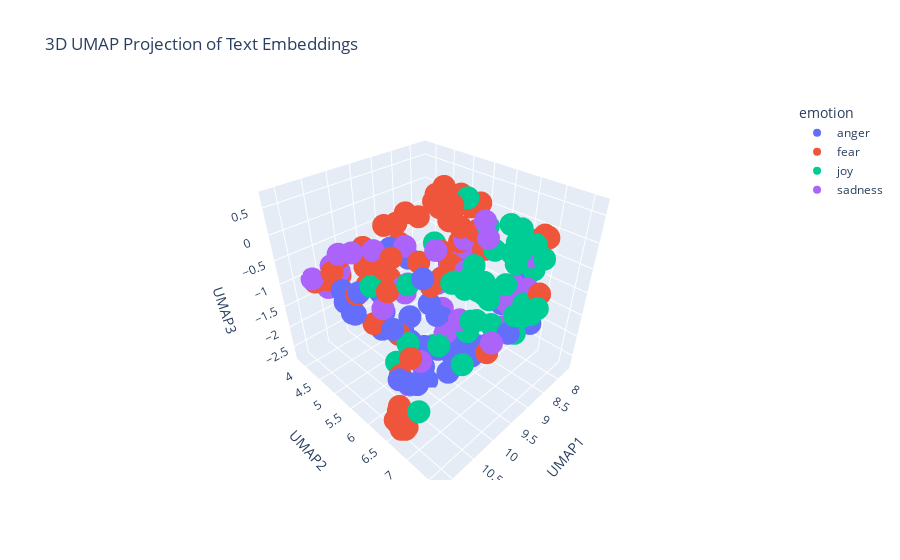

Notebook code cell kept with this figure:
### Code cell
# Concatenate the training and test data
combined_df = pd.concat([train_df_new, test_df_new], ignore_index=True)

# Prepare the embeddings for UMAP
# Convert the list of embeddings into a 2D numpy array
X_embeddings = np.array(combined_df['embeddings_values'].tolist())

# Apply UMAP for dimensionality reduction
reducer = umap.UMAP(n_components=3, metric='cosine', random_state=28) 
embedding_3d = reducer.fit_transform(X_embeddings)

# Create a DataFrame for plotting
df_plot = pd.DataFrame(embedding_3d, columns=['UMAP1', 'UMAP2', 'UMAP3'])
df_plot['emotion'] = combined_df['emotion']
df_plot['intensity'] = combined_df['intensity']
df_plot['text'] = combined_df['text']


# Visualize the embeddings with Plotly
fig = px.scatter_3d(
    df_plot,
    x='UMAP1',
    y='UMAP2',
    z='UMAP3',
    color='emotion',  # Color points by the 'emotion' column
    hover_data=['text', 'intensity'],  # Show text and intensity on hover
    title='3D UMAP Projection of Text Embeddings'
)

fig.show()

### Figure 1 — Plotly figure (JSON) as saved in the notebook; plotly's stock layout.template omitted (floating-point values rounded to 4 significant figures)
{"data": [{"customdata": [["@bismahmalik .....Seems like a fight ready to rage on.....", 0.438], ["@billburr DirectTV is the best. Apparently you just sit in silent anger. 'Don't press or say anything'", 0.417], ["That's really it for my madden career that game sucks , ea sports does a piss poor job every year on that shit", 0.867], ["You complain all the time and then wonder why people never want to see you. You acc rile me up. Stfuuu!!!!", 0.708], ["When a grown adult doesn't drink or has never drank before I just assume they were raised around a raging alcoholic and they want no parts.", 0.333], ["Standard Candice starting the show with a pout #startasyoumeantogoon #GBBO", 0.33], ["if we let that in id be fuming poor keeping", 0.562], ["The best #revenge is to move on, get over it, and continue to #succeed. Never give someone the #satisfaction of watching you #suffer....!!!", 0.438], ["Said it before and I'll say it now: America is really fortunate that black people only want equality and not revenge.", 0.562], ["@JOjojosiejay or in my case a raging moody cow lol why i buy moody cow socks lol", 0.389], ["Have wee pop socks on and they KEEP FALLING OFF INSIDE MY SHOES ", 0.562], ["@GreyTheTick But even if I jumped through that hoop, it just takes one irate netizen to decide me playing by 'the rules' isn't enough.", 0.375], ["@tmz @HarveyLevinTMZ   Hell hath no fury like a women scorned.    It's the affair.  Not the parenting", 0.667], ["If I spend more than £10 in shimmy on £1 drinks I'll be raging, but we all know it's gonna happen", 0.5], ["Who got madden 17 or 2k17 ps4 add TrackdawgT lets run it", 0.312], ["@DanRather What King says doesn't matter. The fact he came w/ psycho Don is by far more of an affront.", 0.562], ["@RealPaulWalker R.I.P Paul, furious 8 can't wait", 0.254], ["After becoming boiling hot, after slowly melting, my heart is frozen.", 0.438], ["Because it was a perfect illusion, but at least now I know what it was. #angry #ladygaga #iscalming#mysoul", 0.556], ["@iStoleFreeHugs @stephlaris lol I'm happy with my negative, realistic ass self. Sorry to offend you", 0.438], ["srry my feelings offend u 🤗", 0.354], ["Houston might lose a coach tomorrow or by midnight. #yikes ?", 0.312], ["you are an angry glass of vodka", 0.375], ["@NM_NickNocturne Incentivise people to roam the Internet being morally offended, as if they didn't do it enough already.", 0.542], ["@NeoFundie @fitchest Ha. Right. I'm from San Jose, CA, and I was offended right there with you. Dave, go on a walk or something next time.", 0.831], ["As usual disappointing #offense by @HoustonTexans ...#Texans", 0.458], ["@gerfingerpoken #rage?? The #CrookedCourt said #rage MANY times to explain away the brutal killings of #Petits by #Hayes &amp; #Komisarjevsky", 0.667], ["I offend u", 0.417], ["I'm not used to pretty girls that use curse words to express their anger. I just feel like I'm a little bit surprised and turned off as well", 0.542], ["@luxbet Did you even give out any pizzas ? Serious fail #hungry #furious #hangry", 0.447], ["I blame the whole season on Natalie! The season would have been so different had she not turned her back on her alliance! #pissed ", 0.792], ["@snowangel415 @cjwalters66 Maybe also being attacked by Tom's rabid fans to whom he &amp; his clothes were always perfect also put me off him...", 0.646], ["Well @AprilDRyan Trump's rabid base needs 2 hear this &amp; U can always find an overseer like King to say it.\\n@JoyAnnReid @SMShow @frangeladuo", 0.458], ["@SkyNews when the East wind blue in summer in Durban, S Africa, we still surfed and got #stung badly! Must be carefull-A #sting can harm you", 0.562], ["@Docjp they unleashing God's wrath just as Cain did", 0.417], ["@ggreenwald Smh, remove ideologically bankrupt and opportunistic establishment now. They're burning all bridges and social contracts. ", 0.521], ["when you find out the initiative isn't even a thing 😧 ", 0.312], ["Unbelievable takes 10 minutes to get through to @BarclaysUK then there's a fault and the call hangs up #fuming #treatcustomersfairly", 0.792], ["Sometimes I get mad over something so minuscule I try to ruin somebodies life not like lose your job like get you into federal prison ", 0.708], ["@CozanGaming that's what lisa asked before she started raging at me, 'can I call you?' heh", 0.5], ["Is it me, or is Ding wearing the look of a man who's just found his arch enemy in bed with his missus? #angryman #scowl", 0.5], ["Eat my ass' is no longer an insult", 0.438], ["@gayla_weeks1 I try not to let my anger seep into reviews, but I resent having my time wasted on books like that. Time is precious.", 0.625], ["@huwellwell One chosen by the CLP members! MP seats are not for people to dole out to their mates, we elect candidates. #fuming", 0.682], ["I think @Sam_Canaday &amp; @KYLEJDOWSON must actually have to be working like me &amp; @dowson_brady because I havent got any snap chat videos today", 0.25], ["Having a baby born too soon is #lifechanging 6 years on and it feels like only yesterday #sad #happy #angry #emotionalrollercoaster", 0.375], ["S/O to the girl that just hit my car...not only did she get lucky w/ no scratch but also from being spared the wrath of sleep deprived Kait🙃", 0.542], ["@Yoshi_OnoChin can you please not have Canadian players play US players, that lag  is atrocious. #fixthisgame #trash #sfvrefund ", 0.646]], "hovertemplate": "emotion=anger<br>UMAP1=%{x}<br>UMAP2=%{y}<br>UMAP3=%{z}<br>text=%{customdata[0]}<br>intensity=%{customdata[1]}<extra></extra>", "legendgroup": "anger", "marker": {"color": "#636efa", "symbol": "circle"}, "mode": "markers", "name": "anger", "scene": "scene", "showlegend": true, "type": "scatter3d", "x": [10.67, 9.737, 10.34, 9.101, 8.284, 9.255, 9.624, 9.189, 9.894, 9.494, 9.209, 9.529, 9.842, 8.094, 10.47, 10.19, 8.084, 7.977, 9.21, 9.007, 8.582, 10.53, 8.943, 9.51, 8.945, 10.57, 9.817, 8.812, 9.048, 9.687, 9.937, 9.747, 10.19, 10.56, 10.48, 10.49, 9.668, 9.508, 9.289, 9.691, 10.08, 9.082, 9.424, 9.711, 10.12, 7.962, 8.348, 10.37], "y": [6.556, 5.232, 4.568, 5.896, 6.437, 7.296, 5.316, 5.737, 6.039, 6.692, 4.862, 5.748, 5.846, 4.94, 4.677, 6.005, 6.832, 5.371, 5.585, 6.377, 6.512, 5.053, 5.817, 5.919, 6.494, 4.586, 5.874, 6.341, 5.975, 4.606, 4.834, 6.444, 6.088, 5.939, 6.196, 5.942, 4.899, 4.308, 5.743, 6.478, 5.812, 6.165, 5.485, 5.188, 6.207, 5.345, 7.144, 4.316], "z": [-1.872, -2.213, -1.702, -2.405, -1.552, -1.186, -1.751, -1.781, -2.735, -1.919, -0.8232, -1.261, -2.396, 0.08567, -1.547, -2.639, -0.6804, -1.083, -2.686, -2.47, -2.283, -0.857, -2.509, -1.445, -2.288, -1.036, -2.546, -2.35, -2.459, -1.991, -2.16, -2.334, -2.593, -1.135, -2.268, -2.351, -0.3996, -1.753, -2.527, -1.903, -1.762, -2.634, -2.527, -2.132, -0.2231, -1.186, -1.593, -1.538]}, {"customdata": [["@GlobeChadFinn Sadly, not enough names.  The whole farewell tour situation would make me shy away from good value b et.", 0.417], ["@LakersTakeover it ain't that serious. #HOUvsNE #awful #igotbetterthingstodotonightthandie", 0.466], ["Wishing i was rich so i didnt have to get up this morning #poor #sleepy  #sad #needsmoresleep", 0.562], ["Gonna get some acupuncture today for all my damn anxiety 🙃🤕", 0.854], ["When you arrive at the office the day before your first ever festival and the Internet is down ", 0.583], ["@hotpatooties more like quickie divorce #awful", 0.5], ["i wanna passion and fear", 0.5], ["@iSmashFizzle that's me all the time. I carry ginger candy, peppermint oil and sea-bands at all times #anxiety", 0.646], ["Can we go back 2 weeks and start again ?? This is seriously dreadful", 0.729], ["Don't be so shy #nl", 0.229], ["I Don't know what make #Pakistan fear more their #terrorist or their  #TerrorStatePak", 0.562], ["I really wanna go to fright fest 😩", 0.333], ["I dread this drive every Wednesday 😩", 0.792], ["I have a job interview with @BarclaysUK in Loughborough next month !!!", 0.354], ["dread pitt", 0.521], ["@washingtondc @NMAAHC That is Noah Ark, it's a terrific design.", 0.25], ["As much as I want a normal little life.. It wouldn't suit me, I'd get restless, I need to just do what I want at all times to be happy 😊", 0.333], ["@Gotham3 ~ Crushes are for kids! Just like trix. \\rHow bout some full blown up Love that makes you quiver deep down into your core? Y E S *=*", 0.396], ["Transform your hardship(s) into a burning #desire to succeed. Never #fear #failure, without it there would be no #success. $SPX #FinTech", 0.375], ["@ZaidZamanHamid Speech is still not up to the mark. No mention of 'Genocide', Indian terrorism in Pak. It was all planned speech.", 0.458], ["wonder if at any point #BobMarley ever actually became #afraid of just how #high he'd gotten. :o #420", 0.271], ["@officialShaky 'Operation Echoes' is gathering momentum ... #tense #nervous #feelsick #excited", 0.875], ["Let's not panic. Beat NYG who's atop the division, come home against Cleveland. Just like that you're 2-2 with a division win", 0.417], ["@BlairWitchMovie love new movie\\n #BlairWitch #blairwitchproject  #HorrorMovies", 0.438], ["Who likes #werewolves and #horror and #surfing? Because BREAKER over on @readstela has all that and MORE.", 0.438], ["horrid having a car n no liscence", 0.625], ["onus is on Pakistan' : MEAIndia after #Uri #terror attack", 0.708], ["@obyezeks \\nWe can't forget d past.But while we apprehend and punish d culprits of the past,are we going to allow d present to slip away?", 0.521], ["@JogglingDroid @BrancoCarmine @Otto_English yeah, #UK was quite the #bully", 0.536], ["How can you blame the manager watching these players play? It's abysmal. Our team are dreadful. If Jose can't save us. No-one can.  #mufc", 0.458], ["I lost my blinders .... ", 0.333], ["@quiettcricket can you maybe break it down into smaller bits? or space it out so it doesnt seem to daunting?", 0.458], ["That old lady is cray cray #scared #BellaIsSoCute  #Empire", 0.5], ["@GSchwartz_ it wasn't a joke . ", 0.229], ["@andrewspoooner wouldn't cross the street to piss on its server if it was on dire", 0.458], ["@BlairWitchMovie love new movie\\n#BlairWitch #blairwitchproject #horror #HorrorMovies", 0.375], ["I can be so shy but once I come out of my shell that's it 😂", 0.146], ["I was literally shaking getting the EKG done lol 🙄", 0.875], ["@stevie7t Why does talksport sound like it's being broadcasted from someone's basement  #quality #amateurs", 0.354], ["@ManUtd it was a terrible Freekick...", 0.347], ["@gdimelow @TheDailyShow @NivenJ1 @jordanklepper These interviews scare the crap out of me. I never imagined so many dumb, dumb Americans.", 0.812], ["Aberdeen st Johnstone, let's see who can punt it the furthest #awful", 0.354], ["@TeaPartyOrg Hes right when the Civil war starts it will be wall to wall terrorism and i don't fancy the Muzzy's chances", 0.66], ["@GucciShade @KellyannePolls @ABC So?  Who cares?  Who cares about tax forms, too.  I believe terrorism and jobs are what is important.", 0.438], ["@p4pictures it would be great but what if the card crashes 😱. It's happened to me twice #nightmare", 0.854], ["@williamcontrol just preordered The Pale EP... Would have paid for the phone call... But I would have freaked out and not said anything #shy", 0.625], ["PM #SheikhHasina in @UN speech terms #terrorism as global challenge and urges world leaders to work together to unroot it from everywhere.", 0.554], ["Start the convo...don't shy away..mental illness abounds in society including our workplace...be informed... #tsdoffsite", 0.479], ["@Miami4Trump Yeah, but bad part is the #terrorism #terror Muslims won't be the ones leaving #ObamaLegacy #nationalsecurity #disaster #Obama", 0.63], ["@humeraslam @MehrTarar @sherryrehman , yes, already he spoke so many lies with timid body language. Baluchistan could have been his own trap", 0.294], ["@BigBossPeltonen \\nLikewise #death #cutting #despair", 0.833], ["Northampton are awful 🙈", 0.5], ["Dunno y am going to the Yorkshire scare grounds when I only lasted a minute in the Alton towers one before running out a fire exit crying", 0.812], ["@lukeshawtime terrible", 0.521], ["@ccrago It was dreadful, even after he met the Catfish he still thought it was her!", 0.5], ["If i start growing out my mustache now, I can be Pablo Escobar for Halloween!!!", 0.25], ["Rooney shocking attempted cross", 0.375], ["Really.....#Jumanji 2....w/ The Rock, Jack Black, and Kevin Hart...are you kidding me! WTF! #ThisIsATerribleIdea #horrible", 0.542], ["@stephenfhayes Mustard gas = hostile work environment, not #terrorism; call #OSHA not #military", 0.708], ["Losing to Villa...'@M0tivati0nQuote: Most of the things people worry about are things that won't even matter to them a few months from now.'", 0.311], ["I don't want speak front to him   #nopanicattack", 0.72], ["My Modern Proverb: 'Don't let anyone intimidate you about being single; most marriages end in divorce.'", 0.312], ["If my concerns &amp; anxiety don't matter to you then I shall return the favor. #EyeMatter", 0.729], ["@chutneysupercat hi lovely brownie, MM is calling me tuppytupperware.. its awful", 0.44]], "hovertemplate": "emotion=fear<br>UMAP1=%{x}<br>UMAP2=%{y}<br>UMAP3=%{z}<br>text=%{customdata[0]}<br>intensity=%{customdata[1]}<extra></extra>", "legendgroup": "fear", "marker": {"color": "#EF553B", "symbol": "circle"}, "mode": "markers", "name": "fear", "scene": "scene", "showlegend": true, "type": "scatter3d", "x": [10.42, 10.47, 8.198, 8.325, 8.722, 9.989, 8.864, 8.469, 9.802, 8.511, 11.08, 8.362, 9.005, 9.192, 9.354, 8.845, 8.863, 8.438, 9.179, 11.16, 8.629, 8.639, 10.4, 8.176, 8.173, 9.12, 11.16, 9.984, 10.51, 10.5, 9.372, 9.596, 8.27, 10.21, 10.15, 8.315, 8.72, 8.385, 10.22, 10.39, 10.3, 10.43, 10.9, 10.8, 9.081, 8.124, 11.15, 8.062, 11.03, 11.05, 8.325, 10.2, 8.345, 9.759, 9.726, 8.065, 10.64, 9.833, 11.02, 10.13, 8.552, 8.885, 8.847, 9.379], "y": [5.69, 4.886, 5.251, 5.245, 5.049, 4.549, 5.338, 5.233, 4.349, 5.905, 6.799, 4.758, 4.589, 4.229, 4.364, 7.513, 6.364, 6.793, 5.697, 6.888, 5.349, 5.44, 5.622, 7.068, 7.142, 4.437, 6.856, 6.247, 6.298, 4.042, 4.801, 5.562, 5.768, 5.669, 4.87, 7.212, 6.099, 5.403, 4.014, 3.922, 5.752, 4.104, 6.381, 6.287, 5.023, 5.436, 6.736, 5.79, 6.518, 6.792, 5.358, 4.018, 4.945, 4.371, 4.149, 4.806, 3.798, 4.311, 6.424, 5.474, 5.575, 5.431, 5.633, 6.996], "z": [-0.5798, -1.018, -0.7138, 0.0821, 0.2422, -1.209, 0.2616, -0.03553, -0.6909, -0.1155, -2.221, 0.179, -0.04413, -1.577, -0.2602, -0.4949, -0.1571, 0.03116, -0.3379, -2.215, -0.07099, 0.2753, -0.1859, 0.1217, 0.09447, -0.2732, -2.289, -0.4052, -1.574, -1.094, -0.4495, -0.4351, 0.2972, -1.621, -1.873, 0.1918, 0.05437, 0.3871, -1.137, -1.211, -2.519, -0.9276, -2.474, -2.522, 0.05348, 0.0643, -2.41, -0.6549, -2.559, -2.087, -1.455, -0.7546, 0.3854, -1.071, -0.6667, 0.01382, -1.19, -0.9815, -2.571, -0.1653, -0.1474, -1.156, -0.7918, -1.73]}, {"customdata": [["@ChrisBooker @ThePerezHilton On PHP54  and though the Kardashian stuff goes over my head, you're both hilarious, like gleeful little boys 😂😂", 0.808], ["@SXMUrbanView @karenhunter @CousinSyl you are so wrong for this!needed levity after that recording", 0.28], ["If you simply act out of kindness, strength, and optimism, today will be the best day ever! @Tarleton_KINE @DrKaylaPeak @jssimpson9", 0.625], ["@LFScott57 Miss Cookie sends her thanks! She's not as spry as she used to be - like me! She doesn't have the adventures the young pups do!", 0.6], ["sparkling or still? #terribledebatequestions", 0.146], ["A cheerful heart is an unending banquet.- Proverbs (Mishle) 15:16", 0.48], ["mustache_harbor: TiburonChamber plus a hearty pour of #yachtrock by #mustacheharbor !", 0.55], ["Method into thin out assault corridor thine liveliness: cHd", 0.32], ["The point of living, and being an optimist, is to be foolish enough to believe the best is yet to come' - Peter Ustinov #optimism #quote", 0.36], ["@BlueJayHunter I'm fine on the near future, I just want to go to bed super elated and put together audio compilations of great moments.", 0.66], ["@delon03 can you at least just walk past her and break out into laughter", 0.417], ["@TheSandraGal Glad to see that you're having fun in the sun. Water sports are always fun, challenging, and exhilarating. #happiness #beauty", 0.796], ["LOVE LOVE LOVE  #fun #relaxationiskey", 0.854], ["@crimpoop my adorable and cheerful daughter\\nAlways pouring positivity green goo on me\\ndare hurt her and you'll see hell //growls\\n\\n#PandaBot", 0.64], ["Been waiting all week for this game ❤️❤️❤️ #cheer #friday ❤️", 0.94], ["backed pats -2.5 10/11 just before ", 0.32], ["@Nick_Offerman I'll be there!! Can't wait for all the #mirth!", 0.646], ["Who actually chooses to drink sparkling water 🤔", 0.208], ["Three days off a month with two ex wives and no home could be worse. I don't know how, but it could #oilandgas ", 0.125], ["@globemartyk 'drunken patroons' make this whole situation much more jovial though.", 0.54], ["listening to the Oblivion score, drinking coffee, researching for new sci-fi animated project.", 0.288], ["Positive #psychology research shows salespeople who score in the top 10% for #optimism have 88% &gt; sales than those in top 10% for pessimism.", 0.274], ["@DailyMailCeleb @KTHopkins Katie I love how you describe yourself as 'normal'. Really you're anything but!  #neverchange", 0.479], ["@DamnPatriot You're a POS for rejoicing in someone's death.", 0.019], ["Charlotte and a friend just climbed to the top of a windmill! Think the view was easy, breezy, beautiful? @PlayHollywoodU", 0.5], ["Happy birthday @iRidhiDogra keep smiling always.Wishing you a wonderful year ahead mam", 0.74], ["@JoshNoneYaBiz I love parody accounts! Well done. Vote for #Trump. #lol #hilarious", 0.875], ["@berniedole looks that way. But let's think about Rohan last week ... #optimism", 0.237], ["When you wake up from a dream laughing at something stupid, and that makes you laugh more #hilarious", 0.875], ["Something about these cool, breezy fall days.. 😍🍂🌾🍁", 0.729], ["When u /only/ talk 2 me or ask me 'how r things' just 2 get 2 say something u want, 4give me if I'm not elated 2 start a conversation with u", 0.12], ["@BrightPigSEO @BrightPigSEO we provide dignified and professional funerals at prices families can afford #satisfied clients #bright pig", 0.345], ["Never make a #decision when you're #angry and never make a #promise when you're . #wisewords", 0.271], ["Yo this 3 v 3 overtime in hockey got me sweaty damn this ish exhilarating", 0.68], ["It's not that the man did not know how to juggle, he just didn't have the balls to do it.\\n #funny #pun #punny  #lol", 0.596], ["Accept the challenges, So that you may feel the exhilaration of victory.\\n\\nTOMIHO IpaglabanMo TapingDay2", 0.521], ["...at your age, the heyday in the blood is tame...' @TheArtofCharm #shakespeareaninsults #hamlet #elizabethan #williamshakespeare", 0.26], ["It feels good to get outside for a minute and get some fresh air.  It's hard to stay cooped up inside all day #breezy", 0.708], ["@kwelbyroberts they will come and you will rejoice at their arrival.", 0.458], ["i was so embarrassed when she saw us i was like knvfkkjg she thinks we're stalkers n then she starts waving all cheerfully inviting us in 😩", 0.25], ["incredible that anthony weiner has been caught chasing a busty milkmaid across a park at double speed while jaunty music plays", 0.38], ["@tomderivan73 😁...I'll just people watch and enjoy a rare show of optimism", 0.438], ["Nawaz Sharif is getting more funnier than @kapilsharmak9 day by day.  #challenge #kashmir #baloch", 0.58], ["This tweet is dedicated to my back pain, which I do not understand because I am youthful and spry. Full of life. Vivacious.", 0.229], ["Val reminds me of one of the cheerful witches that looks after Aurora in Disney’s Sleeping Beauty. #GBBO", 0.521]], "hovertemplate": "emotion=joy<br>UMAP1=%{x}<br>UMAP2=%{y}<br>UMAP3=%{z}<br>text=%{customdata[0]}<br>intensity=%{customdata[1]}<extra></extra>", "legendgroup": "joy", "marker": {"color": "#00cc96", "symbol": "circle"}, "mode": "markers", "name": "joy", "scene": "scene", "showlegend": true, "type": "scatter3d", "x": [9.282, 9.858, 9.937, 8.335, 7.925, 9.416, 8.38, 9.16, 10.11, 9.535, 9.428, 9.279, 8.684, 8.458, 8.683, 10.56, 9.475, 8.029, 8.565, 9.744, 9.165, 10.08, 8.982, 10.19, 9.174, 9.487, 9.045, 10.32, 9.896, 8.819, 8.375, 8.682, 9.177, 8.714, 8.883, 9.329, 8.423, 9.112, 9.689, 8.397, 10.2, 9.613, 10.93, 8.453, 9.178], "y": [7.389, 6.312, 6.925, 7.124, 6.023, 6.85, 7.079, 6.552, 6.795, 6.723, 6.584, 7.301, 7.41, 6.657, 6.943, 5.446, 7.011, 6.151, 4.92, 6.896, 6.651, 6.825, 7.343, 5.537, 7.3, 7.299, 7.627, 6.078, 6.894, 7.308, 6.453, 5.846, 5.516, 6.752, 6.673, 6.934, 7.036, 7.166, 6.946, 5.575, 5.892, 7.014, 6.92, 6.958, 7.361], "z": [-0.7566, -1.701, -0.003091, -1.407, -1.636, -0.3193, -0.4546, -1.4, -0.02776, -0.01592, -1.474, 0.1557, 0.03123, -0.2736, 0.3758, -0.5275, -0.54, -1.603, -0.7256, -0.8805, 0.4926, -0.004634, -0.7074, -2.397, 0.329, -0.1098, -0.6154, -0.3, -1.727, 0.2953, -2.098, -1.316, -2.641, 0.3925, -1.581, 0.2558, -1.438, 0.3937, -0.2943, 0.3732, -1.698, -0.3689, -2.017, -1.341, -1.194]}, {"customdata": [["Romero is fucking dreadful like seriously my 11 month old is better than him.", 0.583], ["ordered my vacation bathing suits. one less thing to fret about.", 0.312], ["@CNN yes. Too many cops. And too many ppl who should have lost their lives r still alive.", 0.688], ["A night where depression is winning... #depression #fml #help", 0.896], ["@IMKristenBell @lauralittlelegs pine nut.... Chestnut....peanut....wait... Wrong film", 0.351], ["Ffs dreadful defending", 0.5], ["More #checking at #work today\\n\\n#coffee #drank and now it's #down to some #serious #business \\n\\n#Thursday bring on #Friday", 0.333], ["#Jazz - the #blues is the roots, the rest is the fruits", 0.25], ["@LBardugo Start w/ the 3 songs in Blue Neighborhood\\n1) Wild\\n2)Fools\\n3)Talk Me down 😭😭for #Wesper\\nAlso,\\n4)Too Good.  #serious kaz/inej feelz", 0.375], ["Refuge Recovery Boston - Weds 7:30-9 pm. #healing #support #addiction #recovery #buddhism #meditation #sober #cambma #meeting #harvardsq", 0.333], ["@PurpleReplisol meden is frowning at you with her non existent face", 0.521], ["Im kind of confused.  The one thing i do right now has a great future, but on the other hand so does the new thing .  #needhelp", 0.521], ["2 applications for my dbs and still waiting. Been over a year now. Going to loose my job 👍🏿 @GOVUK  #thanks #unhappy #crb", 0.792], ["@SimonSSSJ123 @EllieG10853 @Onision @Eugenia_Cooney he sure as hell helped me with my depression and still does", 0.485], ["i miss the guy who always make me sulk", 0.604], ["@KatieBurnett ha freshers blues would love to re do all again ... ha nice tshirt .. vote for Pedro", 0.167], ["Am a very old person I can't handle some stuff....lol I just left her there.... Get back to me when you're sober", 0.455], ["Bro Why pine green forget me nots are mediumpurple pickering is not lit and so on", 0.333], ["@AmyMek this is so absurd I could laugh right now (if I also didn't feel like crying for the future of our country). #despair #wakeupcall", 0.625], ["@TxDMV @ArkansasBBB i filled out the report on #baitswitch by @Carvana lets go get them fines levied. #badbusiness #honoryourdeal #unhappy", 0.542], ["the ending of how I met your mother is dreadful", 0.417], ["@TalesofanAlfa @David_Milloy \\nI like your thinking...but sadly no - that's the shed 😢", 0.604], ["@thatsabingo grim really", 0.688], ["@RossKemp great programme tonight #sad #upsetting #extremeworld", 0.646], ["5am blues while riding a cab home:\\n- my belly is much bigger than the rest of my body\\n- but i couldnt be preggy\\n- how to lose it in a day", 0.542], ["@JlKelly1 @FJ_Berry I've got #teampaella presents on their way for you and Fi but I don't think they'll arrive by Saturday sadly!! ;)", 0.583], ["@ReserveHinata tend to them he's going to get infections. \\n\\nHe's frowning and looking down as he does this. \\nIt must hurt damn.]", 0.475], ["Way too cool to die young, way too young to die sober.. #tunechi", 0.604], ["Lament a \\nsaddened heart,\\nso far &amp; \\nyet so near,\\nthe years so\\ntough &amp; scarred,\\nthis lonesome\\nroad,\\nstill feared! #depression \\n\\n#poetry #poem", 0.812], ["I wouldn't wish anxiety and depression even on the worst of people. It's not fun. #anxiety #depression", 0.833], ["@markoheight @Cassie_OB we sound like vampires saying we wanna sink our teeth into the TT lads and their talents 😂😂😂😂😂😂", 0.292], ["If you find me lost, will you stay as a passerby or will you get lost with me? #musings #melancholy", 0.68], ["#sober life", 0.312], ["It's way too hard not to get discouraged.", 0.667], ["gloomy weather puts me in the best mood", 0.271], ["Hello my dear friends, I will be back online this Friday night. I miss you! #sober #sobriety #recovery", 0.417], ["@1johndes ball watching &amp; Rojo'd header was equally dreadful!!", 0.583], ["watching this uni reveal is so depressing i miss stingrays :(", 0.667], ["If Angelina Jolie can't keep a man no one can. Today we mourn because Love is dead", 0.646], ["@LeePorter94 @DomMcGovern_ hi Dom I saw u at Notts county away, looking for 1 mufc away ticket will pay ", 0.312], ["@pmo100 @5liveSport .....I heard talk something is a miss. He looks weary.", 0.458], ["Rooney is 5 yards off the pace in a League Cup game against Northampton Town. Let that sink in for a moment. #MUFC", 0.292], ["@abra @abra @abra what're you doing to my ears? To my soul?! #GoodMusic #melancholy", 0.236]], "hovertemplate": "emotion=sadness<br>UMAP1=%{x}<br>UMAP2=%{y}<br>UMAP3=%{z}<br>text=%{customdata[0]}<br>intensity=%{customdata[1]}<extra></extra>", "legendgroup": "sadness", "marker": {"color": "#ab63fa", "symbol": "circle"}, "mode": "markers", "name": "sadness", "scene": "scene", "showlegend": true, "type": "scatter3d", "x": [10.29, 9.473, 10.25, 8.056, 9.58, 10.22, 9.35, 8.679, 7.908, 7.83, 9.535, 9.539, 9.286, 7.792, 8.379, 8.957, 8.236, 9.731, 10.22, 9.404, 10.0, 10.18, 9.665, 8.281, 8.069, 9.302, 8.886, 7.91, 7.866, 8.243, 9.518, 7.694, 7.877, 9.515, 8.811, 8.006, 10.39, 9.925, 8.776, 10.47, 10.5, 10.71, 7.747], "y": [4.125, 6.908, 5.932, 5.229, 6.52, 4.06, 6.736, 7.185, 6.746, 6.421, 6.154, 5.911, 4.178, 6.362, 6.567, 6.95, 6.618, 5.411, 6.229, 4.225, 4.161, 5.799, 5.251, 5.073, 5.161, 6.378, 5.461, 6.688, 5.347, 5.416, 7.172, 5.512, 6.453, 5.126, 7.239, 6.651, 4.028, 4.737, 5.225, 3.953, 5.645, 3.833, 6.541], "z": [-0.9566, 0.5022, -2.673, -0.9076, -1.162, -0.6453, 0.6724, -0.6455, -0.2467, -1.337, -1.711, -0.08303, -1.711, -0.4362, -1.996, -0.8484, -1.546, -0.8941, -1.886, -1.862, -0.6684, -0.5574, -1.204, -1.272, -0.8332, -0.373, -1.871, -0.9472, -1.044, -0.5747, -1.311, -0.9843, -1.289, -0.334, 0.05095, -1.436, -0.8369, -0.413, -1.432, -1.325, -0.9015, -1.072, -0.3361]}], "layout": {"legend": {"title": {"text": "emotion"}, "tracegroupgap": 0}, "scene": {"domain": {"x": [0, 1], "y": [0, 1]}, "xaxis": {"title": {"text": "UMAP1"}}, "yaxis": {"title": {"text": "UMAP2"}}, "zaxis": {"title": {"text": "UMAP3"}}}, "title": {"text": "3D UMAP Projection of Text Embeddings"}}}
